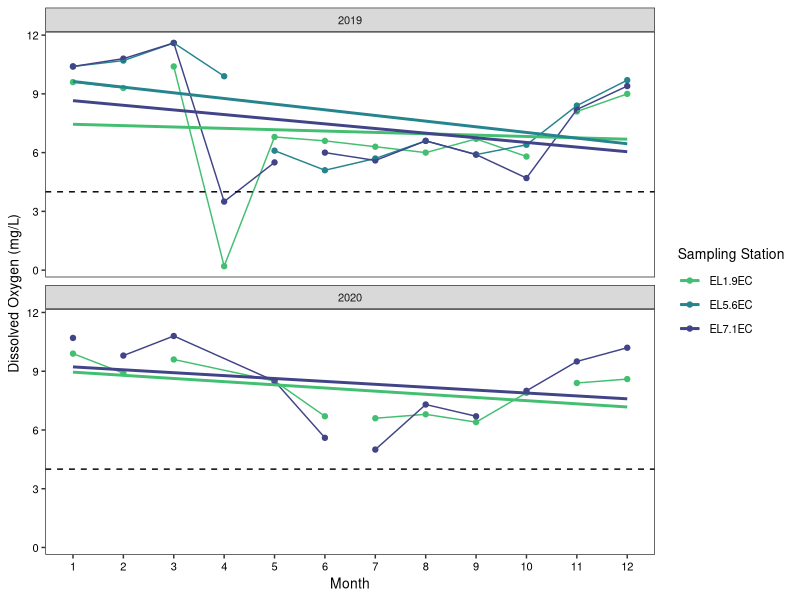
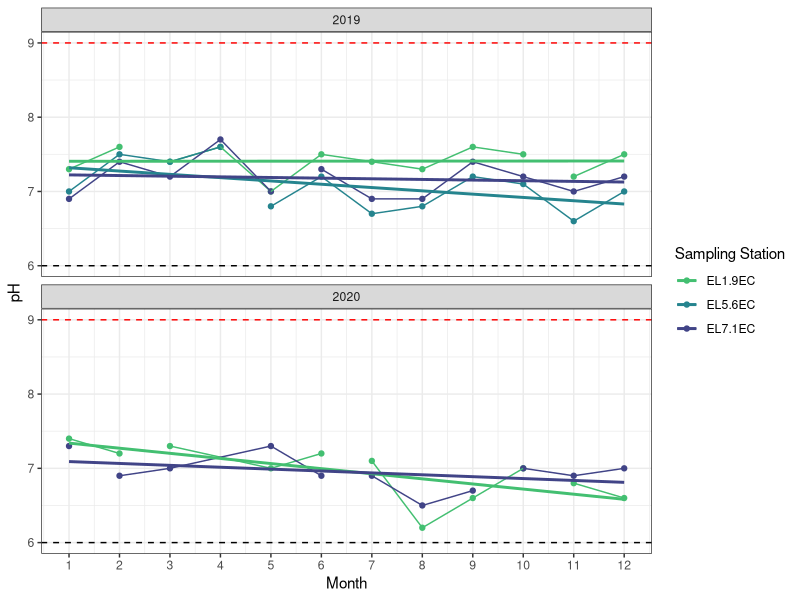

Reproduce these figures in R, in order. (Note: this script raises an error after producing the figures.)
## ---- chunk 1
knitr::opts_knit$set(root.dir = '/Users/analiselindborg/Desktop/Desktop - Analise’s MacBook Pro/Data Analytics/EDA_Final_Project_DurhamWQ')
## ---- chunk 2
getwd()
library(tidyverse)
library(lubridate)

ellerbe.data <- read.csv("./Data/Raw/Ellerbe Creek/durham_AllData.csv")
## ---- chunk 3
## 1. Select columns of interest
ellerbe.sub <- ellerbe.data %>%
  select(Stream.Name, Station.Name, Parameter, Date.Time, Value, QA.Code, Unit, Comments, Rain.in.Last.24.Hours, Sky.Condition)

## 2. Subsetting data for following metrics: DO, pH, Fecal Coliform, Zn, Cu, temp, TP, TSS, and turbidity

ellerbe.sub <- ellerbe.sub %>%
  filter(Parameter %in% c("Dissolved Oxygen", "pH", "Fecal Coliform", "Zinc", "Copper", "Temperature", "Total Phosphorus", "Total Suspended Solids", "Turbidity"))

## 3. Fix date
ellerbe.sub <- ellerbe.sub %>%
  separate(Date.Time, into = c("Date", "Time"), sep = "\\s")

ellerbe.sub$Date <- as.Date(ellerbe.sub$Date, format = "%m/%d/%y")

## 4. Some sample dates have site duplicates. Averaging these duplicate values to get one value for each parameter at each site on each data. Create a year column
ellerbe.grouped <- ellerbe.sub %>%
  group_by(Stream.Name, Station.Name, Parameter, Date, Comments, Rain.in.Last.24.Hours, Sky.Condition) %>%
 summarize(Final_Value = mean(Value)) %>%
  mutate(Year = year(Date),
         Month = month(Date))

#ellerbe.grouped$Month <- factor(ellerbe.grouped$Month, levels = c("Jan", "Feb", "Mar", "Apr", "May", "Jun", "Jul", "Aug", "Sep", "Oct", "Nov", "Dec"))

ellerbe.grouped$Year <- as.character(ellerbe.grouped$Year)

## save long dataset
#write.csv(ellerbe.grouped, "./Data/Processed/Ellerbe_long.csv")

#creating pivot wider dataframe to make WQ parameters their own columns. 
ellerbe.wide <- ellerbe.grouped %>%
  pivot_wider(names_from = Parameter, values_from = Final_Value)

#save wide dataset
#write.csv(ellerbe.wide, "./Data/Processed/Ellerbe_wide.csv")

## ---- chunk 4
theme <- 
  theme_bw() +
  theme(panel.grid.minor = element_blank(),
        panel.grid.major = element_blank(),
        text = element_text(color = "black", size = 10),
        axis.text.x = element_text(color = "black"),
        axis.text.y = element_text(color = "black"))

theme_set(theme)
## ---- chunk 5
ggplot(ellerbe.wide, aes(x = Month, y = `Dissolved Oxygen`, color = Station.Name)) +
  geom_point() +
  geom_line() +
  geom_smooth(method = "lm", se = FALSE) +
  geom_hline(yintercept = 4, lty = 2) +
  scale_color_viridis_d(begin = 0.7, end = 0.2, name = "Sampling Station") +
  scale_x_continuous(breaks=seq(1,12,1)) +
  labs(y = "Dissolved Oxygen (mg/L)", x = "Month") +
  facet_wrap(~Year, nrow=2) +
  theme 
## ---- chunk 6
ggplot(ellerbe.wide, aes(x = Month, y = pH, color = Station.Name)) +
  geom_point() +
  geom_line() +
  geom_smooth(method = "lm", se = FALSE) +
  geom_hline(yintercept = 6, lty = 2) +
  geom_hline(yintercept = 9, lty = 2, color = "red") +
  scale_color_viridis_d(begin = 0.7, end = 0.2, name = "Sampling Station") +
  scale_x_continuous(breaks=seq(1,12,1)) +
  facet_wrap(~Year, nrow=2) +
  labs(y = "pH", x = "Month") +
  theme_bw()
## ---- chunk 7
ggplot(ellerbe.wide, aes(x = Month, y = Fecal.Coliform, color = Station.Name)) +
  geom_point() +
  geom_line() +
  geom_hline(yintercept = 400, lty = 2, color = "red") +
  scale_y_log10(
    breaks = scales::trans_breaks("log10", function(x) 10^x),
    labels = scales::trans_format("log10", scales::math_format(10^.x))) +
  annotation_logticks(sides = "l", scaled = TRUE) +
  scale_color_viridis_d(begin = 0.7, end = 0.2, name = "Sampling Station") +
  scale_x_continuous(breaks=seq(1,12,1)) +
  facet_wrap(~Year, nrow=2) +
  labs(y = "Fecal Coliform (cfu/100mL)", x = "Month") +
  theme 
## ---- chunk 8
ggplot(ellerbe.wide, aes(x = Month, y = Temperature, color = Station.Name)) +
  geom_point() +
  geom_line() +
  geom_hline(yintercept = 32, lty = 2, color = "red") +
  geom_smooth(method = "lm", se = FALSE) +
  scale_color_viridis_d(begin = 0.7, end = 0.2, name = "Sampling Station") +
  scale_x_continuous(breaks=seq(1,12,1)) +
  facet_wrap(~Year, nrow=2) +
  labs(y = "Temperature (Celcius)", x = "Month") +
  theme 

## ---- chunk 9
ggplot(ellerbe.wide, aes(x = Month, y = `Total Phosphorus`, color = Station.Name)) +
  geom_point() +
  geom_line() +
  geom_smooth(method = "lm", se = FALSE) +
  scale_color_viridis_d(begin = 0.7, end = 0.2, name = "Sampling Station") +
  scale_x_continuous(breaks=seq(1,12,1)) +
  facet_wrap(~Year, nrow=2) +
  labs(y = "Total Phosphorus (mg/L)", x = "Month") +
  theme
## ---- chunk 10
ggplot(ellerbe.wide, aes(x = Month, y = `Total Suspended Solids`, color = Station.Name)) +
  geom_point() +
  geom_line() +
  scale_color_viridis_d(begin = 0.7, end = 0.2, name = "Sampling Station") +
  scale_x_continuous(breaks=seq(1,12,1)) +
  facet_wrap(~Year, nrow=2) +
  labs(y = "Total Suspended Solids (mg/L)", x = "Month") +
  theme 
## ---- chunk 11
ggplot(ellerbe.wide, aes(x = Month, y = `Turbidity`, color = Station.Name)) +
  geom_point() +
  geom_line() +
  geom_hline(yintercept = 50, lty = 2, color = "red") +
  scale_color_viridis_d(begin = 0.7, end = 0.2, name = "Sampling Station") +
  scale_x_continuous(breaks=seq(1,12,1)) +
  facet_wrap(~Year, nrow=2) +
  labs(y = "Turbidity (NTU)", x = "Month") +
  theme 

## ---- chunk 12
                         
ggplot(subset(ellerbe.grouped, Parameter %in% c("Zinc", "Copper")), aes(x = Month, y = Final_Value, color = Station.Name)) +
  geom_point() +
  geom_line()+
  #geom_smooth(method = "lm", se = FALSE) +
  #geom_hline(yintercept = 3.6, lty = 2, color = "orange") +
 # geom_hline(yintercept = 36, lty = 2, color = "grey") +
  scale_color_viridis_d(begin = 0.7, end = 0.2, name = "Sampling Station") +
  scale_x_continuous(breaks=seq(1,12,1)) +
  facet_grid(Year~Parameter) +
  labs(y = "Metal Concentration (ug/L)", x = "Month") +
  theme_bw()
## ---- chunk 13
#*significant, p-value = 0.0009
aov <- aov(ellerbe.wide$pH ~ ellerbe.wide$Year)
summary(aov)
TukeyHSD(aov)

## ---- chunk 14

##ANOVA
#compare zinc and copper concentrations between 2019 and 2020. **Not significant
aov <- aov(ellerbe.wide$Zinc ~ ellerbe.wide$Year)
summary(aov)
 
aov <- aov(ellerbe.wide$Copper ~ ellerbe.wide$Year)
summary(aov)          
## ---- chunk 15
ggplot(subset(ellerbe.grouped, Parameter == "Temperature"), aes(x = Sky.Condition, y = Final_Value, fill = Station.Name)) +
  geom_boxplot() +
  scale_fill_viridis_d(begin = 0.7, end = 0.2, name = "Sampling Station") +
  facet_wrap(~Year, nrow=1) +
  labs(y = "Temperature (Celcius)", x = "Sky Condition") +
  theme

#Over time (since this likely changes with season)
ggplot(subset(ellerbe.grouped, Parameter == "Temperature"), aes(x = Month, y = Final_Value, color = Station.Name)) +
  geom_point() +
  geom_line() +
  scale_color_viridis_d(begin = 0.7, end = 0.2, name = "Sampling Station") +
  scale_x_continuous(breaks=seq(1,12,1)) +
  labs(y = "Temperature (Celcius)", x = "Month") +
  theme+
  facet_grid(Year~Sky.Condition)
## ---- chunk 16
ggplot(subset(ellerbe.grouped, Parameter == "Turbidity"), aes(x = Rain.in.Last.24.Hours, y = Final_Value, fill = Station.Name)) +
  geom_boxplot() +
  geom_point(position = position_jitterdodge(jitter.width = 0.05), alpha = 0.7) +
  scale_fill_viridis_d(begin = 0.7, end = 0.2, name = "Sampling Station") +
  facet_wrap(~Year, nrow=1, scales = "free") +
  labs(y = "Turbidity (NTU)", x = "Rain in Last 24 Hours?") +
  theme

##ANOVA

#comparing turbidity and rain in last 24 hours for 2019 (all sites combined, combined sites because we have different numnber of sites between 2019 and 2020 so want to make the comparison similar)
d.2019 <- ellerbe.wide %>%
  filter(Year == 2019)

#*significant, pvalue = 1.48e-5
aov <- aov(d.2019$Turbidity ~ d.2019$Rain.in.Last.24.Hours)
summary(aov)

#comparing turbidity and rain in last 24 hours for 2020
d.2020 <- ellerbe.wide %>%
  filter(Year == 2020)

#*significant, p-value = 0.0086
aov <- aov(d.2020$Turbidity ~ d.2020$Rain.in.Last.24.Hours)
summary(aov)


#compare turbidity between 2019 and 2020
#*significant, p-value = 0.03
aov <- aov(ellerbe.wide$Turbidity ~ ellerbe.wide$Year)
summary(aov)
TukeyHSD(aov)

#turbid vss tss
ggplot(ellerbe.wide, aes(x = Turbidity, y = `Total Suspended Solids`, color = Station.Name)) +
  geom_point() +
  geom_smooth(method = "lm", se = FALSE) +
  scale_color_viridis_d(begin = 0.7, end = 0.2, name = "Sampling Station") +
  facet_wrap(~Year, nrow = 1, scales = "free") +
  labs(y = "Total Suspended Solids (mg/L)", x = "Turbidity (NTU)") +
  theme 

## regression for turbid vs tss in 2019
lm <- lm(d.2019$Turbidity ~ d.2019$`Total Suspended Solids`)
summary(lm)


#regression for turbid vs tss in 2020
lm <- lm(d.2020$Turbidity ~ d.2020$`Total Suspended Solids`)
summary(lm)
## ---- chunk 17
ggplot(ellerbe.wide, aes(x = Turbidity, y = `Total Suspended Solids`, color = Station.Name)) +
  geom_point() +
  geom_smooth(method = "lm", se = FALSE) +
  scale_color_viridis_d(begin = 0.7, end = 0.2, name = "Sampling Station") +
  facet_wrap(~Year, nrow = 1, scales = "free") +
  labs(y = "Total Suspended Solids (mg/L)", x = "Turbidity (NTU)") +
  theme 

#removing outlier point to better show trend
ggplot(ellerbe.wide, aes(x = Turbidity, y = `Total Suspended Solids`, color = Station.Name)) +
  geom_point() +
  geom_smooth(method = "lm", se = FALSE) +
  xlim(0,80)+
  ylim(0,80) +
  scale_color_viridis_d(begin = 0.7, end = 0.2, name = "Sampling Station") +
  labs(y = "Total Suspended Solids (mg/L)", x = "Turbidity (NTU)") +
  theme 

## ---- chunk 18
# Temp & DO 
ggplot(ellerbe.wide, aes(x = Temperature, y = `Dissolved Oxygen`, color = Station.Name)) +
  geom_point() +
  geom_smooth(method = "lm", se = FALSE) +
  scale_color_viridis_d(begin = 0.7, end = 0.2, name = "Sampling Station") +
  facet_wrap(~Year, nrow = 1) +
  labs(y = "Dissolved Oxygen (mg/L)", x = "Temperature (Celcius)") +
  theme 


#Temp & Fec Col
ggplot(ellerbe.wide, aes(x = Temperature, y = `Fecal Coliform`, color = Station.Name)) +
  geom_point() +
  geom_smooth(method = "lm", se = FALSE) +
  scale_color_viridis_d(begin = 0.7, end = 0.2, name = "Sampling Station") +
  facet_wrap(~Year, nrow = 1) +
  labs(y = "Fecal Coliform (cfu/100mL)", x = "Temperature (Celcius)") +
  theme 
